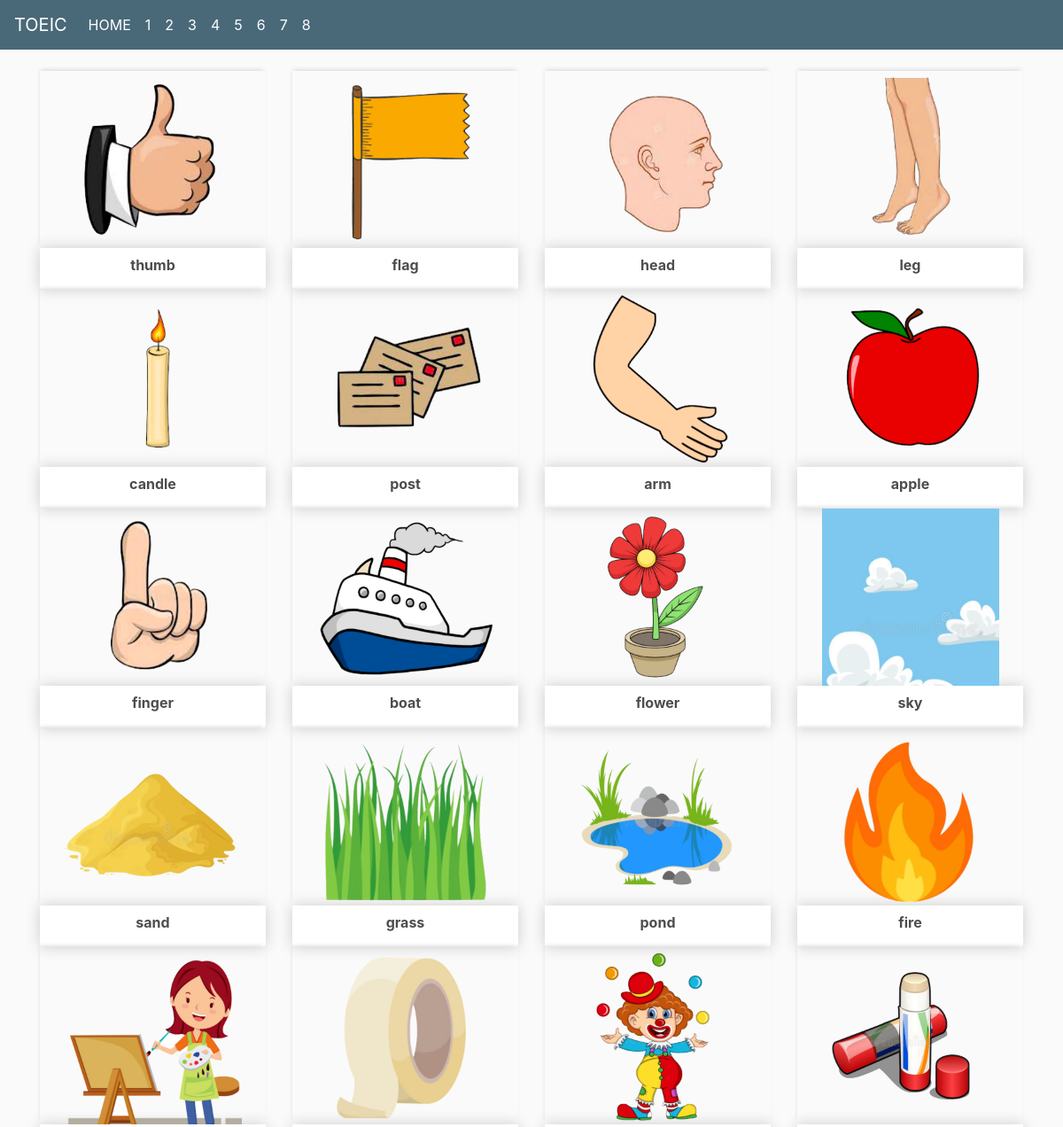
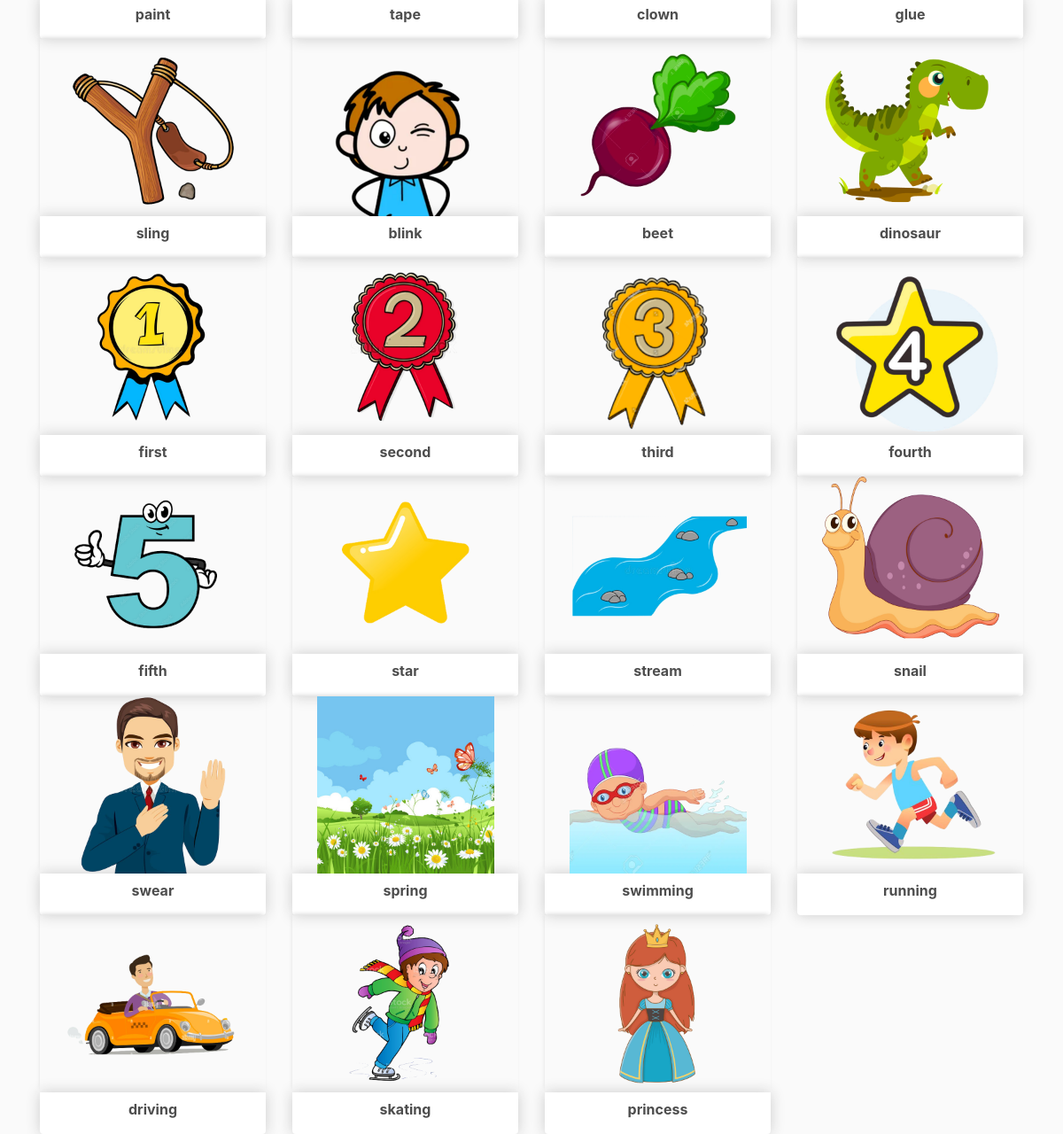
The page / on the database its author committed (2 pictures, top to bottom).
### fly/models.py (models this page shows, shortened)
class dblucy(models.Model):
    name = models.CharField(max_length=50,null=False)
    image = models.CharField(max_length=50, blank=True , default=' ')
    sound = models.CharField(max_length=100, blank=True , default=' ')
    bgcolor = models.CharField(max_length=50, blank=True , default=' ')
    textsize = models.CharField(max_length=50, blank=True , default=' ')
    type = models.CharField(max_length=50, blank=True , default=' ')
    status = models.CharField(max_length=50, blank=True , default=' ')
    data = models.CharField(max_length=200, blank=True , default=' ')

### fly/views_lucy.py (the view)
# urls.py: path('',views_lucy.main),
def main(request):
    students = dblucy.objects.all().order_by('id')  #讀取資料表, 依 id 遞增排序
    number = range(1,9)
    return render(request,"main.html",locals())

### templates/main.html (shortened to what this page needs)
<!DOCTYPE html>
{% load static %}
<html>
<head>
	<link rel="stylesheet" href="https://stackpath.bootstrapcdn.com/bootstrap/4.4.1/css/bootstrap.min.css">
	<link rel="stylesheet" type="text/css" href="{% static 'css/main.css' %}">
</head>
<body>
	<nav class="navbar navbar-expand-lg navbar-dark bg-dark">
	  <a class="navbar-brand" href="/toeic/">TOEIC</a>
	  <div class="collapse navbar-collapse" id="navbarSupportedContent">
	    <ul class="navbar-nav mr-auto">
	      <li class="nav-item active">
	        <a class="nav-link" href="/main/">HOME <span class="sr-only">(current)</span></a>
	      </li>
		  {% for nnn in number %}
	      <li class="nav-item active">
	        <a class="nav-link" href="/main/{{nnn}}" >{{nnn}}</a>
	      </li>
		  {% endfor %}
	    </ul>
	  </div>
	</nav>
     <div class="container">
		<br>
		<div class="row">
			{% for product in students %}
			<div class="col-lg-3" >
				<a href="/lucy/{{product.name}}">
				<div class="thumbnail">
					<img src="/static/lucy/{{product.name}}.png" style="height:200px;width:auto ;display:block; margin:auto">
				</div>
				<div class="box-element product">
					<h6 style="text-align: center;"><strong>{{product.name}}</strong></h6>
				</div>
				</a>
			</div>
				{% endfor %}
		</div>
	</div>
</body>
</html>

### static/css/main.css (style rules this page uses)
body { background-color: hsl(0, 0%, 98%); }
h1,h2,h3,h4,h5,h6 { color:hsl(0, 0%, 30%); }
.box-element { box-shadow:hsl(0, 0%, 80%) 0 0 16px; background-color: #fff; border-radius: 4px; padding: 10px; }
.thumbnail { width: 100%; height: 200px; -webkit-box-shadow: -1px -3px 5px -2px rgba(214,214,214,1); -moz-box-shadow: -1px -3px 5px -2px rgba(214,214,214,1); box-shadow: -1px -3px 5px -2px rgba(214,214,214,1); }
.product { border-radius: 0 0 4px 4px; }
.bg-dark { background-color: #496979!important; }

### rows shown on the page
dblucy: name (picture), name "thumb"
dblucy: name (picture), name "flag"
dblucy: name (picture), name "head"
dblucy: shows a picture, name "leg"
dblucy: name (picture), name "candle"
dblucy: name (picture), name "post"
dblucy: shows a picture, name "arm"
dblucy: name (picture), name "apple"
dblucy: name (picture), name "finger"
dblucy: name (picture), name "boat"
dblucy: name (picture), name "flower"
dblucy: shows a picture, name "sky"
dblucy: name (picture), name "sand"
dblucy: name (picture), name "grass"
dblucy: name (picture), name "pond"
dblucy: name (picture), name "fire"
dblucy: name (picture), name "paint"
dblucy: name (picture), name "tape"
dblucy: name (picture), name "clown"
dblucy: name (picture), name "glue"
dblucy: name (picture), name "sling"
dblucy: name (picture), name "blink"
dblucy: name (picture), name "beet"
dblucy: name (picture), name "dinosaur"
dblucy: name (picture), name "first"
dblucy: name (picture), name "second"
dblucy: name (picture), name "third"
dblucy: name (picture), name "fourth"
dblucy: name (picture), name "fifth"
dblucy: name (picture), name "star"
dblucy: name (picture), name "stream"
dblucy: name (picture), name "snail"
dblucy: name (picture), name "swear"
dblucy: name (picture), name "spring"
dblucy: name (picture), name "swimming"
dblucy: name (picture), name "running"
dblucy: name (picture), name "driving"
dblucy: name (picture), name "skating"
dblucy: name (picture), name "princess"

### other values the page prints
{{ nnn }} "1" "2" "3" "4" "5" "6" "7" "8"
